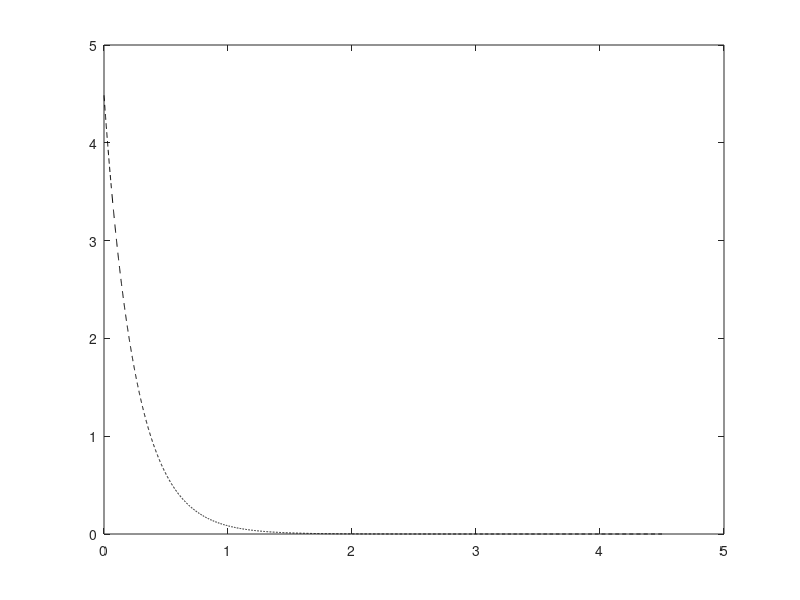
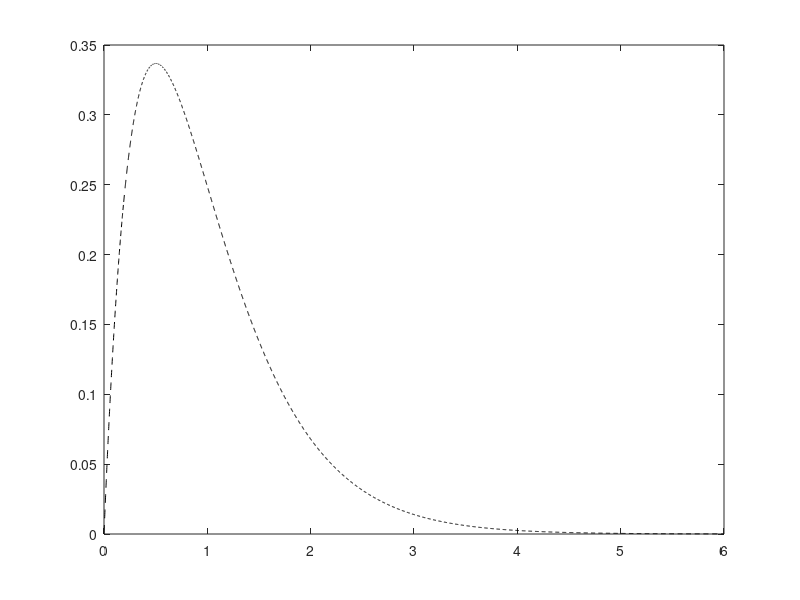

Write the MATLAB code that produced these figures, in order. (Note: this script raises an error after producing the figures.)
%% Clean up
close all;
%clear variables;
clc;
format;

%% Parameters
n = 2;
N = 2500;
Z = 4;
a = 3.983; %1.843;%10.22;%3.983;
alpha = a;
x1 = logspace(0,log10(4.5+1),N)-1;
x1 = x1';
x2 = logspace(0,log10(6+1),N)-1;
x2 = x2';
x3 = logspace(0,log10(2+1),N)-1;
x3 = x3';
A  = logical([ones(1,n) zeros(1,n)]);
C  = logical([zeros(1,n) ones(1,n)]);

% Limits on the coefficients.
lowerC = -inf;
upperC =  inf;
lowerA =    0;
upperA =  inf;
lower = @(n) [ones(1,n)*lowerA ones(1,n)*lowerC];
upper = @(n) [ones(1,n)*upperA ones(1,n)*upperC];


%% Wave function
% Node-less Slater type orbitals
norm1S = sqrt(a^3/pi);
norm2S = (1/4.)*sqrt(a^5/(6*pi));
norm2P = (1/8.)*sqrt(a^7/(15*pi));
s1 = @(x) norm1S .* exp(-a.*x);
s2 = @(x) norm2S .* x .* exp(-a * 0.5 .* x);
p2 = @(x) norm2P .* x .* exp(-a * 0.5 .* x);

% Hydrogen orbitals
% norm1S = sqrt(a^3/pi);
% norm2S = sqrt(a^3/(8*pi));
% norm2P = sqrt(a^5/(32*pi));
% s1 = @(x) norm1S .* exp(-a.*x);
% s2 = @(x) norm2S .* (1-a*0.5*x) .* exp(-a * 0.5 .* x);
% p2 = @(x) norm2P .* (1-a*0.5*x) .* exp(-a * 0.5 .* x);

y1 = s1(x1);
y2 = s2(x2);
y3 = p2(x3);

% Prepare figures for plotting.
figure(1);
plot(x1,y1,'k--','DisplayName','1s');
hold on;
if Z > 3
    figure(2);
    plot(x2,y2,'k--','DisplayName','2s');
    hold on;
end
if Z > 5 
    figure(3);
    plot(x3,y3,'k--','DisplayName','2p');
    hold on;
end

%% Primitive function
g = @(c,a,x) c*exp(-a*x.^2);


%% STO-nG
% 1s orbital
functionalForm = {'c1*exp(-a1*x.^2)',
    'c1*exp(-a1*x.^2)+c2*exp(-a2*x.^2)',
    'c1*exp(-a1*x.^2)+c2*exp(-a2*x.^2)+c3*exp(-a3*x.^2)',
    'c1*exp(-a1*x.^2)+c2*exp(-a2*x.^2)+c3*exp(-a3*x.^2)+c4*exp(-a4*x.^2)',
    'c1*exp(-a1*x.^2)+c2*exp(-a2*x.^2)+c3*exp(-a3*x.^2)+c4*exp(-a4*x.^2)+c5*exp(-a5*x.^2)',
    'c1*exp(-a1*x.^2)+c2*exp(-a2*x.^2)+c3*exp(-a3*x.^2)+c4*exp(-a4*x.^2)+c5*exp(-a5*x.^2)+c6*exp(-a6*x.^2)',
    'c1*exp(-a1*x.^2)+c2*exp(-a2*x.^2)+c3*exp(-a3*x.^2)+c4*exp(-a4*x.^2)+c5*exp(-a5*x.^2)+c6*exp(-a6*x.^2)+c7*exp(-a7*x.^2)',
    'c1*exp(-a1*x.^2)+c2*exp(-a2*x.^2)+c3*exp(-a3*x.^2)+c4*exp(-a4*x.^2)+c5*exp(-a5*x.^2)+c6*exp(-a6*x.^2)+c7*exp(-a7*x.^2)+c8*exp(-a8*x.^2)',
    'c1*exp(-a1*x.^2)+c2*exp(-a2*x.^2)+c3*exp(-a3*x.^2)+c4*exp(-a4*x.^2)+c5*exp(-a5*x.^2)+c6*exp(-a6*x.^2)+c7*exp(-a7*x.^2)+c8*exp(-a8*x.^2)+c9*exp(-a9*x.^2)',
    'c1*exp(-a1*x.^2)+c2*exp(-a2*x.^2)+c3*exp(-a3*x.^2)+c4*exp(-a4*x.^2)+c5*exp(-a5*x.^2)+c6*exp(-a6*x.^2)+c7*exp(-a7*x.^2)+c8*exp(-a8*x.^2)+c9*exp(-a9*x.^2)+c10*exp(-a10*x.^2)'};
%%
[f,gof] = fit(x1,y1,functionalForm{n},...
    'StartPoint',2*randn([2*n 1])-1,...
    'Lower',lower(n),...
    'Upper',upper(n),...
    'Algorithm','Trust-Region',...
    'Normalize','off',...
    'MaxIter',1e5,...
    'MaxFunEvals',1e5,...
    'DiffMinChange',1e-8,...
    'DiffMaxChange',0.1,...
    'Robust','LAR',...
    'TolFun',1e-6,...
    'TolX',1e-6)
clear STO1;
ca1 = coeffvalues(f);
a1  = ca1(A);
c1  = ca1(C);
STO1= g(c1(1),a1(1),x1);
for i=2:n
    STO1 = STO1 + g(c1(i),a1(i),x1);
end
figure(1);
plot(x1,STO1,'DisplayName',strcat('STO-',num2str(n),'G'));

c = c1;
a = a1;

%%
if Z > 3
    % 2s orbital
    f = fit(x2,y2,functionalForm{n},...
        'StartPoint',2*randn([2*n 1])-1,...
        'Lower',lower(n),...
        'Upper',upper(n),...
        'Algorithm','Trust-Region',...
        'Normalize','off',...
        'MaxIter',1e5,...
        'MaxFunEvals',1e5,...
        'DiffMinChange',1e-8,...
        'DiffMaxChange',0.1,...
        'Robust','LAR',...
        'TolFun',1e-6,...
        'TolX',1e-6)
    ca2 = coeffvalues(f);
    a2  = ca2(A);
    c2  = ca2(C);
    STO2= g(c2(1),a2(1),x2);
    for i=2:n
        STO2 = STO2 + g(c2(i),a2(i),x2);
    end
    
    figure(2);
    plot(x2,STO2,'DisplayName',strcat('STO-',num2str(n),'G'));
    
    
    c = [c1;c2];
    a = [a1;a2];
end


%%
if Z > 5
    % 2p orbital
    ca3 = coeffvalues(f);
    a3  = ca3(A);
    c3  = ca3(C);
    
    % No need to fit another function, we can simply take the old
    % coefficients for 2S and rescale them according to the 2P
    % normalization constant.
    c3  = c3 .* (norm2P/norm2S);
    STO3= g(c3(1),a3(1),x3);
    for i=2:n
        STO3 = STO3 + g(c3(i),a3(i),x3);
    end
    
    figure(3);
    plot(x3,STO3,'DisplayName',strcat('STO-',num2str(n),'G'));
    
    
    c = [c1;c2;c3];
    a = [a1;a2;a3];
end


%%
%writeBasisToFile(Z,n,c,a);


%% Plot esthetics
ee = 1;
if Z > 3
    ee = 2;
end
if Z > 5
    ee = 3;
end
for i=1:ee
    figure(i);
    h = legend('show');
    set(h,'FontSize',18,'interpreter','latex');
    xlabel('$r [a_0]$','FontSize',18,'interpreter','latex');
    ylabel('Amplitude','FontSize',18,'interpreter','latex');
    xt = get(gca, 'XTick');
    set(gca, 'FontSize', 18)
    xt = get(gca, 'YTick');
    set(gca, 'FontSize', 18)
    ax = gca;
    outerpos = ax.OuterPosition;
    ti = ax.TightInset; 
    left = outerpos(1) + ti(1);
    bottom = outerpos(2) + ti(2);
    ax_width = outerpos(3) - ti(1) - ti(3);
    ax_height = outerpos(4) - ti(2) - ti(4);
    ax.Position = [left bottom ax_width ax_height];
    if i==1
        axis([0 3 0 1.05]);
    end
   
end


%%
% x1 = x1(100:end);
% x2 = x2(100:end);
% lap1s = norm1S .* exp(-alpha.*x1).*alpha.*(x1.*alpha-2)./x1;
% lap2s = norm2S .* exp(-alpha.*x2/2).*(8+x2*alpha.*(x2.*alpha-8))./(4.*x2);
% glap = @(c,a,x) 2.*exp(-a.*x.^2).*a.*(-3 + 2.*x.^2.*a);
% 
% glap1s = glap(c1(1),a1(1),x1);
% for i=2:n
%     glap1s = glap1s + glap(c1(i),a1(i),x1);
% end
% glap2s = glap(c2(1),a2(1),x2);
% for i=2:n
%     glap2s = glap2s + glap(c2(i),a2(i),x2);
% end
% 
% RMSE_lap_1s = sqrt(mean((glap1s-lap1s).^2))
% RMSE_lap_2s = sqrt(mean((glap2s-lap1s).^2))
% 
% figure;
% plot(x1,lap1s,'k--');
% hold on;
% plot(x1,glap1s,'r-');
% 
% figure;
% plot(x2,lap2s,'k--');
% hold on;
% plot(x2,glap2s,'r-');

%%
%close all;
figure(10);
hold on;
plot(x1,y1,'k--','DisplayName','1s');
%plot(x1,STO11,'DisplayName','STO-1G');
%plot(x1,STO22,'DisplayName','STO-2G');
%plot(x1,STO33,'DisplayName','STO-3G');
%plot(x1,STO44,'DisplayName','STO-4G');
plot(x1,STO55,'DisplayName','STO-5G');
plot(x1,STO66,'DisplayName','STO-6G');
plot(x1,STO77,'DisplayName','STO-7G');
%plot(x1,STO88,'DisplayName','STO-8G');

h = legend('show');
set(h,'FontSize',18,'interpreter','latex');
xlabel('$r [a_0]$','FontSize',18,'interpreter','latex');
ylabel('Amplitude','FontSize',18,'interpreter','latex');
xt = get(gca, 'XTick');
set(gca, 'FontSize', 18)
xt = get(gca, 'YTick');
set(gca, 'FontSize', 18)
ax = gca;
outerpos = ax.OuterPosition;
ti = ax.TightInset; 
left = outerpos(1) + ti(1);
bottom = outerpos(2) + ti(2);
ax_width = outerpos(3) - ti(1) - ti(3);
ax_height = outerpos(4) - ti(2) - ti(4);
ax.Position = [left bottom ax_width ax_height];
axis([0 3 0 1.05]);

figure;
eSTO1 = mean(abs(y1-STO11));
eSTO2 = mean(abs(y1-STO22));
eSTO3 = mean(abs(y1-STO33));
eSTO4 = mean(abs(y1-STO44));
eSTO5 = mean(abs(y1-STO55));
eSTO6 = mean(abs(y1-STO66));
eSTO7 = mean(abs(y1-STO77));


eee = [ eSTO1;
        eSTO2;
        eSTO3;
        eSTO4;
        eSTO5;
        eSTO6;
        eSTO7];
ppp = [1 2 3 4 5 6 7];

semilogy(ppp,eee,'ko-');

%            sse: 5.3550e-05
%        rsquare: 1.0000
%            dfe: 2488                     6
%     adjrsquare: 1.0000
%           rmse: 1.4671e-04

%            sse: 1.7059e-05
%        rsquare: 1.0000
%            dfe: 2486                     7
%     adjrsquare: 1.0000 
%           rmse: 8.2838e-05


%h = legend('show');
%set(h,'FontSize',18,'interpreter','latex');
xlabel('Primitives','FontSize',18,'interpreter','latex');
ylabel('mean absolute error w.r.t. 1s','FontSize',18,'interpreter','latex');
xt = get(gca, 'XTick');
set(gca, 'FontSize', 18)
xt = get(gca, 'YTick');
set(gca, 'FontSize', 18)
ax = gca;
outerpos = ax.OuterPosition;
ti = ax.TightInset; 
left = outerpos(1) + ti(1);
bottom = outerpos(2) + ti(2);
ax_width = outerpos(3) - ti(1) - ti(3);
ax_height = outerpos(4) - ti(2) - ti(4);
ax.Position = [left bottom ax_width ax_height];


